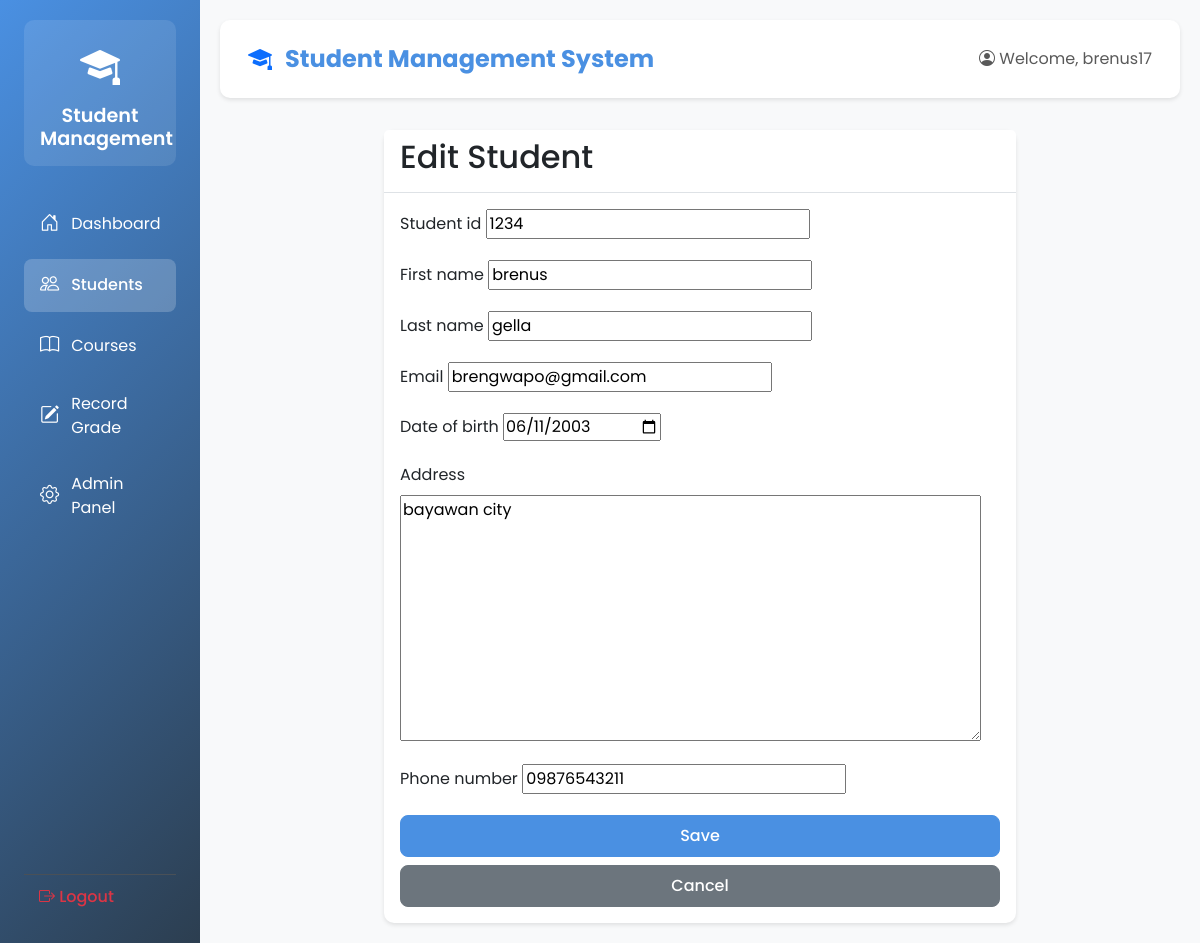
The app's page /students/1/edit/ (signed in) with its own data.
### students/models.py (models this page shows, shortened)
class Student(models.Model):
    student_id = models.CharField(max_length=20, unique=True)
    first_name = models.CharField(max_length=100)
    last_name = models.CharField(max_length=100)
    email = models.EmailField(unique=True)
    date_of_birth = models.DateField()
    address = models.TextField()
    phone_number = models.CharField(max_length=15)
    enrollment_date = models.DateField(auto_now_add=True)

### students/views.py (the view)
# urls.py: path('students/<int:pk>/edit/', views.student_edit, name='student_edit'),
@login_required
def student_edit(request, pk):
    student = get_object_or_404(Student, pk=pk)
    if request.method == 'POST':
        form = StudentForm(request.POST, instance=student)
        if form.is_valid():
            student = form.save()
            UserActivity.objects.create(
                user=request.user,
                action='edit_student',
                details=f'Edited student: {student.first_name} {student.last_name}'
            )
            messages.success(request, 'Student updated successfully!')
            return redirect('student_detail', pk=student.pk)
    else:
        form = StudentForm(instance=student)
    return render(request, 'students/student_form.html', {'form': form})

### students/forms.py
class StudentForm(forms.ModelForm):
    class Meta:
        model = Student
        fields = ['student_id', 'first_name', 'last_name', 'email',
                 'date_of_birth', 'address', 'phone_number']
        widgets = {
            'date_of_birth': forms.DateInput(attrs={'type': 'date'}),
        }

### students/templates/students/student_form.html (shortened to what this page needs)
{% extends 'students/base.html' %}
{% block content %}
<div class="row">
    <div class="col-md-8 offset-md-2">
        <div class="card">
            <div class="card-header">
                <h2>{% if form.instance.pk %}Edit{% else %}Add New{% endif %} Student</h2>
            </div>
            <div class="card-body">
                <form method="post">
                    {% for field in form %}
                    <div class="mb-3">
                        <label for="{{ field.id_for_label }}" class="form-label">{{ field.label }}</label>
                        {{ field }}
                    </div>
                    {% endfor %}
                    <div class="d-grid gap-2">
                        <button type="submit" class="btn btn-primary">Save</button>
                        <a href="{% url 'student_list' %}" class="btn btn-secondary">Cancel</a>
                    </div>
                </form>
            </div>
        </div>
    </div>
</div>
{% endblock %}

### students/templates/students/base.html (shortened to what this page needs)
<!DOCTYPE html>
<html lang="en">
<head>
    <link href="https://cdn.jsdelivr.net/npm/bootstrap@5.3.0/dist/css/bootstrap.min.css" rel="stylesheet">
    <link rel="stylesheet" href="https://cdn.jsdelivr.net/npm/bootstrap-icons@1.7.2/font/bootstrap-icons.css">
    {% load static %}
    <link rel="stylesheet" href="{% static 'students/css/style.css' %}">
</head>
<body>
    <div class="container-fluid">
        <div class="row">
            {% if user.is_authenticated %}
            <div class="col-md-2 sidebar">
                <div class="logo-container">
                    <div class="logo-icon">
                        <i class="bi bi-mortarboard-fill"></i>
                    </div>
                    <h4>Student Management</h4>
                </div>
                <nav>
                    <a href="{% url 'home' %}" class="{% if request.path == '/' %}active{% endif %}">
                        <i class="bi bi-house-door"></i> Dashboard
                    </a>
                    <a href="{% url 'student_list' %}" class="{% if 'students' in request.path %}active{% endif %}">
                        <i class="bi bi-people"></i> Students
                    </a>
                    <a href="{% url 'course_list' %}" class="{% if 'courses' in request.path %}active{% endif %}">
                        <i class="bi bi-book"></i> Courses
                    </a>
                    <a href="{% url 'grade_create' %}" class="{% if 'grades' in request.path %}active{% endif %}">
                        <i class="bi bi-pencil-square"></i> Record Grade
                    </a>
                    <a href="/admin/" target="_blank">
                        <i class="bi bi-gear"></i> Admin Panel
                    </a>
                    <form method="post" action="{% url 'logout' %}" class="mt-auto">
                        <button type="submit" class="btn btn-link text-danger w-100 text-start">
                            <i class="bi bi-box-arrow-right"></i> Logout
                        </button>
                    </form>
                </nav>
            </div>
            <div class="col-md-10 main-content">
            {% else %}
            <div class="col-12 main-content">
            {% endif %}
                <nav class="navbar navbar-expand-lg navbar-light">
                    <div class="container-fluid">
                        <span class="navbar-brand">
                            <i class="bi bi-mortarboard-fill text-primary"></i>
                            Student Management System
                        </span>
                        <div class="d-flex align-items-center">
                            {% if user.is_authenticated %}
                                <span class="navbar-text">
                                    <i class="bi bi-person-circle"></i>
                                    Welcome, {{ user.username }}
                                </span>
                            {% else %}
                                <a href="{% url 'login' %}" class="btn btn-outline-primary btn-sm">
                                    <i class="bi bi-box-arrow-in-right"></i> Login
                                </a>
                            {% endif %}
                        </div>
                    </div>
                </nav>
                {% block content %}
                {% endblock %}
            </div>
        </div>
    </div>
</body>
</html>

### students/static/students/css/style.css (style rules this page uses)
:root { --primary-color: #4a90e2; --secondary-color: #2c3e50; --accent-color: #e74c3c; --text-color: #333; --light-bg: #f8f9fa; --border-color: #dee2e6; }
body { font-family: 'Poppins', sans-serif; background-color: var(--light-bg); color: var(--text-color); }
.sidebar { background: linear-gradient(135deg, var(--primary-color), var(--secondary-color)); min-height: 100vh; padding: 1.5rem; color: white; }
.logo-container { text-align: center; margin-bottom: 2rem; padding: 1rem; background: rgba(255, 255, 255, 0.1); border-radius: 10px; }
.logo-icon { font-size: 2.5rem; margin-bottom: 0.5rem; color: white; }
.logo-container h4 { margin: 0; font-size: 1.2rem; font-weight: 600; }
.sidebar nav { display: flex; flex-direction: column; gap: 0.5rem; }
.sidebar nav a { color: white; text-decoration: none; padding: 0.75rem 1rem; border-radius: 8px; transition: all 0.3s ease; display: flex; align-items: center; gap: 0.75rem; }
.sidebar nav a.active { background: rgba(255, 255, 255, 0.2); font-weight: 500; }
.sidebar nav a i { font-size: 1.2rem; }
.main-content { padding: 2rem; }
.navbar { background: white; box-shadow: 0 2px 4px rgba(0, 0, 0, 0.1); margin-bottom: 2rem; padding: 1rem; border-radius: 10px; }
.navbar-brand { font-weight: 600; color: var(--primary-color); }
.navbar-brand i { margin-right: 0.5rem; }
.card { border: none; border-radius: 10px; box-shadow: 0 2px 4px rgba(0, 0, 0, 0.1); transition: transform 0.3s ease; }
.card-header { background: white; border-bottom: 1px solid var(--border-color); font-weight: 600; }
.btn { border-radius: 8px; padding: 0.5rem 1rem; font-weight: 500; transition: all 0.3s ease; }
.btn-primary { background: var(--primary-color); border-color: var(--primary-color); }

### students/templates/students/base.html (style rules this page uses)
.sidebar { min-height: 100vh; background-color: #343a40; padding-top: 20px; display: flex; flex-direction: column; }
.sidebar a { color: #fff; text-decoration: none; padding: 10px 15px; display: block; }
.sidebar .active { background-color: #0d6efd; }
.sidebar nav { flex: 1; display: flex; flex-direction: column; }
.sidebar .mt-auto { margin-top: auto; border-top: 1px solid #495057; }
.sidebar .mt-auto button { color: #dc3545; text-decoration: none; padding: 10px 15px; display: block; border: none; background: none; width: 100%; text-align: left; }
.main-content { padding: 20px; }
.navbar-brand { font-size: 1.5rem; font-weight: bold; }
.card { transition: transform 0.2s; }

### records on screen
Student: form "1234" "brenus" "gella" "brengwapo@gmail.com" "06/11/2003" "bayawan city" "09876543211"

### other values on screen
{{ user.username }} "brenus17"
{{ field.label }} "Student id" "First name" "Last name" "Email" "Date of birth" "Address" "Phone number"
